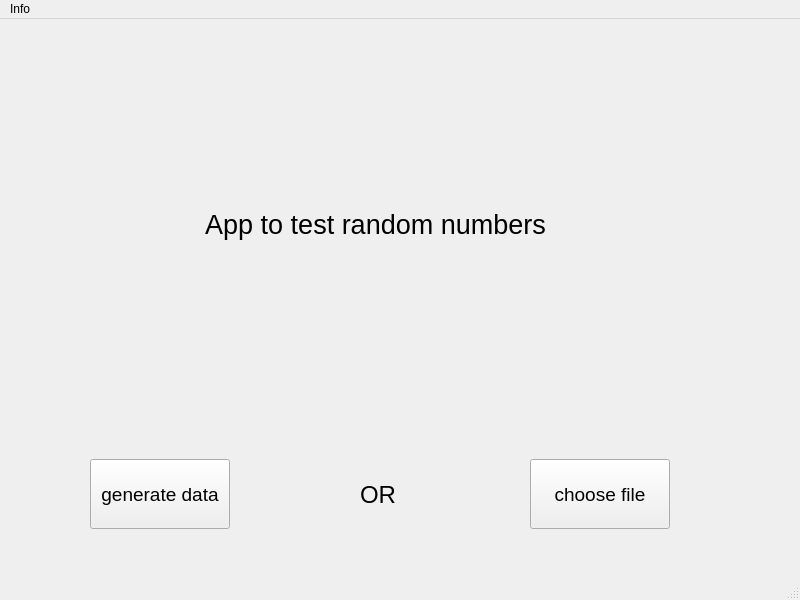
<?xml version="1.0" encoding="UTF-8"?>
<ui version="4.0">
 <class>MainWindow</class>
 <widget class="QMainWindow" name="MainWindow">
  <property name="geometry">
   <rect>
    <x>0</x>
    <y>0</y>
    <width>800</width>
    <height>600</height>
   </rect>
  </property>
  <property name="windowTitle">
   <string>MainWindow</string>
  </property>
  <widget class="QWidget" name="centralwidget">
   <widget class="QPushButton" name="generate_btn">
    <property name="geometry">
     <rect>
      <x>90</x>
      <y>440</y>
      <width>140</width>
      <height>70</height>
     </rect>
    </property>
    <property name="font">
     <font>
      <pointsize>14</pointsize>
     </font>
    </property>
    <property name="text">
     <string>generate data</string>
    </property>
   </widget>
   <widget class="QPushButton" name="choose_btn">
    <property name="geometry">
     <rect>
      <x>530</x>
      <y>440</y>
      <width>140</width>
      <height>70</height>
     </rect>
    </property>
    <property name="font">
     <font>
      <pointsize>14</pointsize>
     </font>
    </property>
    <property name="text">
     <string>choose file</string>
    </property>
   </widget>
   <widget class="QLabel" name="label">
    <property name="geometry">
     <rect>
      <x>190</x>
      <y>180</y>
      <width>371</width>
      <height>51</height>
     </rect>
    </property>
    <property name="font">
     <font>
      <pointsize>20</pointsize>
     </font>
    </property>
    <property name="midLineWidth">
     <number>0</number>
    </property>
    <property name="text">
     <string>App to test random numbers</string>
    </property>
    <property name="alignment">
     <set>Qt::AlignCenter</set>
    </property>
   </widget>
   <widget class="QLabel" name="label_2">
    <property name="geometry">
     <rect>
      <x>360</x>
      <y>450</y>
      <width>71</width>
      <height>51</height>
     </rect>
    </property>
    <property name="font">
     <font>
      <pointsize>18</pointsize>
     </font>
    </property>
    <property name="text">
     <string>OR</string>
    </property>
   </widget>
  </widget>
  <widget class="QMenuBar" name="menubar">
   <property name="geometry">
    <rect>
     <x>0</x>
     <y>0</y>
     <width>800</width>
     <height>21</height>
    </rect>
   </property>
   <widget class="QMenu" name="menuInfo">
    <property name="title">
     <string>Info</string>
    </property>
    <addaction name="actionabout_app"/>
    <addaction name="actionlicense"/>
   </widget>
   <addaction name="menuInfo"/>
  </widget>
  <widget class="QStatusBar" name="statusbar"/>
  <action name="actionabout_app">
   <property name="text">
    <string>about app</string>
   </property>
  </action>
  <action name="actionlicense">
   <property name="text">
    <string>license</string>
   </property>
  </action>
 </widget>
 <resources/>
 <connections/>
</ui>
